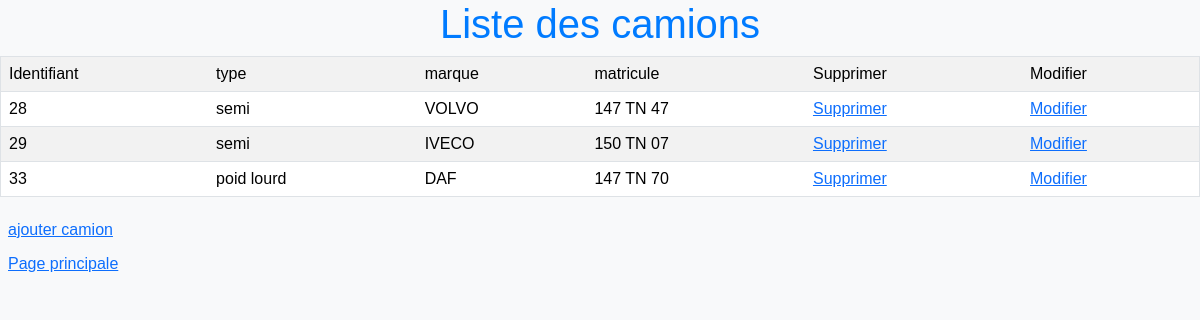
/user-side/indexcam.php, run on the app's committed database.
### tables this page shows
CREATE TABLE `camion` (
  `idc` int(11) NOT NULL,
  `typc` varchar(20) NOT NULL,
  `marquec` varchar(20) NOT NULL,
  `matriculec` varchar(20) NOT NULL,
  `dispo` int(11) NOT NULL
);

### database/config.php (called while the page is built, shortened)
<?php
abstract class Connexion {
function __construct()
{
$this->pdo =new PDO('mysql:host=localhost;dbname=usine','root','');
}
}
?>

### controllers/CamionController.php (called while the page is built, shortened)
<?php
include_once('../database/config.php');
class CamionControle extends Connexion{
    function listeCam(){
        $query = "select * from camion";
        $res=$this->pdo->prepare($query);
        $res->execute();
        return $res;
    }
}

### user-side/indexcam.php (the view, shortened to what this page needs)
<?php
include_once("../controllers/CamionController.php");
$cam= new CamionControle();
$res=$cam->listeCam();
?>
<html>
    <head>
    <link href="https://cdn.jsdelivr.net/npm/bootstrap@5.3.2/dist/css/bootstrap.min.css" rel="stylesheet">
    </head>
    <body>
        <h1  >Liste des camions</h1>
        <table border=1 class="table table-striped">
            <tr>
                <td>Identifiant</td>
                <td>type</td>
                <td>marque</td>
                <td>matricule</td>
                <td>Supprimer</td>
                <td>Modifier</td>
            </tr>
            <?php
                while($l=$res->fetch()){
                    if($l!=false){
                        echo"<tr>
                        <td>$l[0]</td>
                        <td>$l[1]</td>
                        <td>$l[2]</td>
                        <td>$l[3]</td>
                        <td><a href='suppc.php?id=$l[0]'>Supprimer</a></td>
                        <td><a href ='modiffc.php?id=$l[0]'>Modifier</a></td>
                        </tr>";
                    }
                }
            ?>
        </table>
        <table>
        <tr><td><a href="ajoutCamion.php">ajouter camion </a></td></tr>
            <tr><td><a href="index.php">Page principale </a></td></tr>
        </table>
    </body>
</html>

### user-side/indexcam.php (style rules this page uses)
body { font-family: 'Arial', sans-serif; background-color: #f8f9fa; }
h1 { color: #007bff; text-align: center; }
table { width: 100%; }
td { padding: 8px; }

### data on the page
camion: idc "28", typc "semi", marquec "VOLVO", matriculec "147 TN 47"
camion: idc "29", typc "semi", marquec "IVECO", matriculec "150 TN 07"
camion: idc "33", typc "poid lourd", marquec "DAF", matriculec "147 TN 70"
